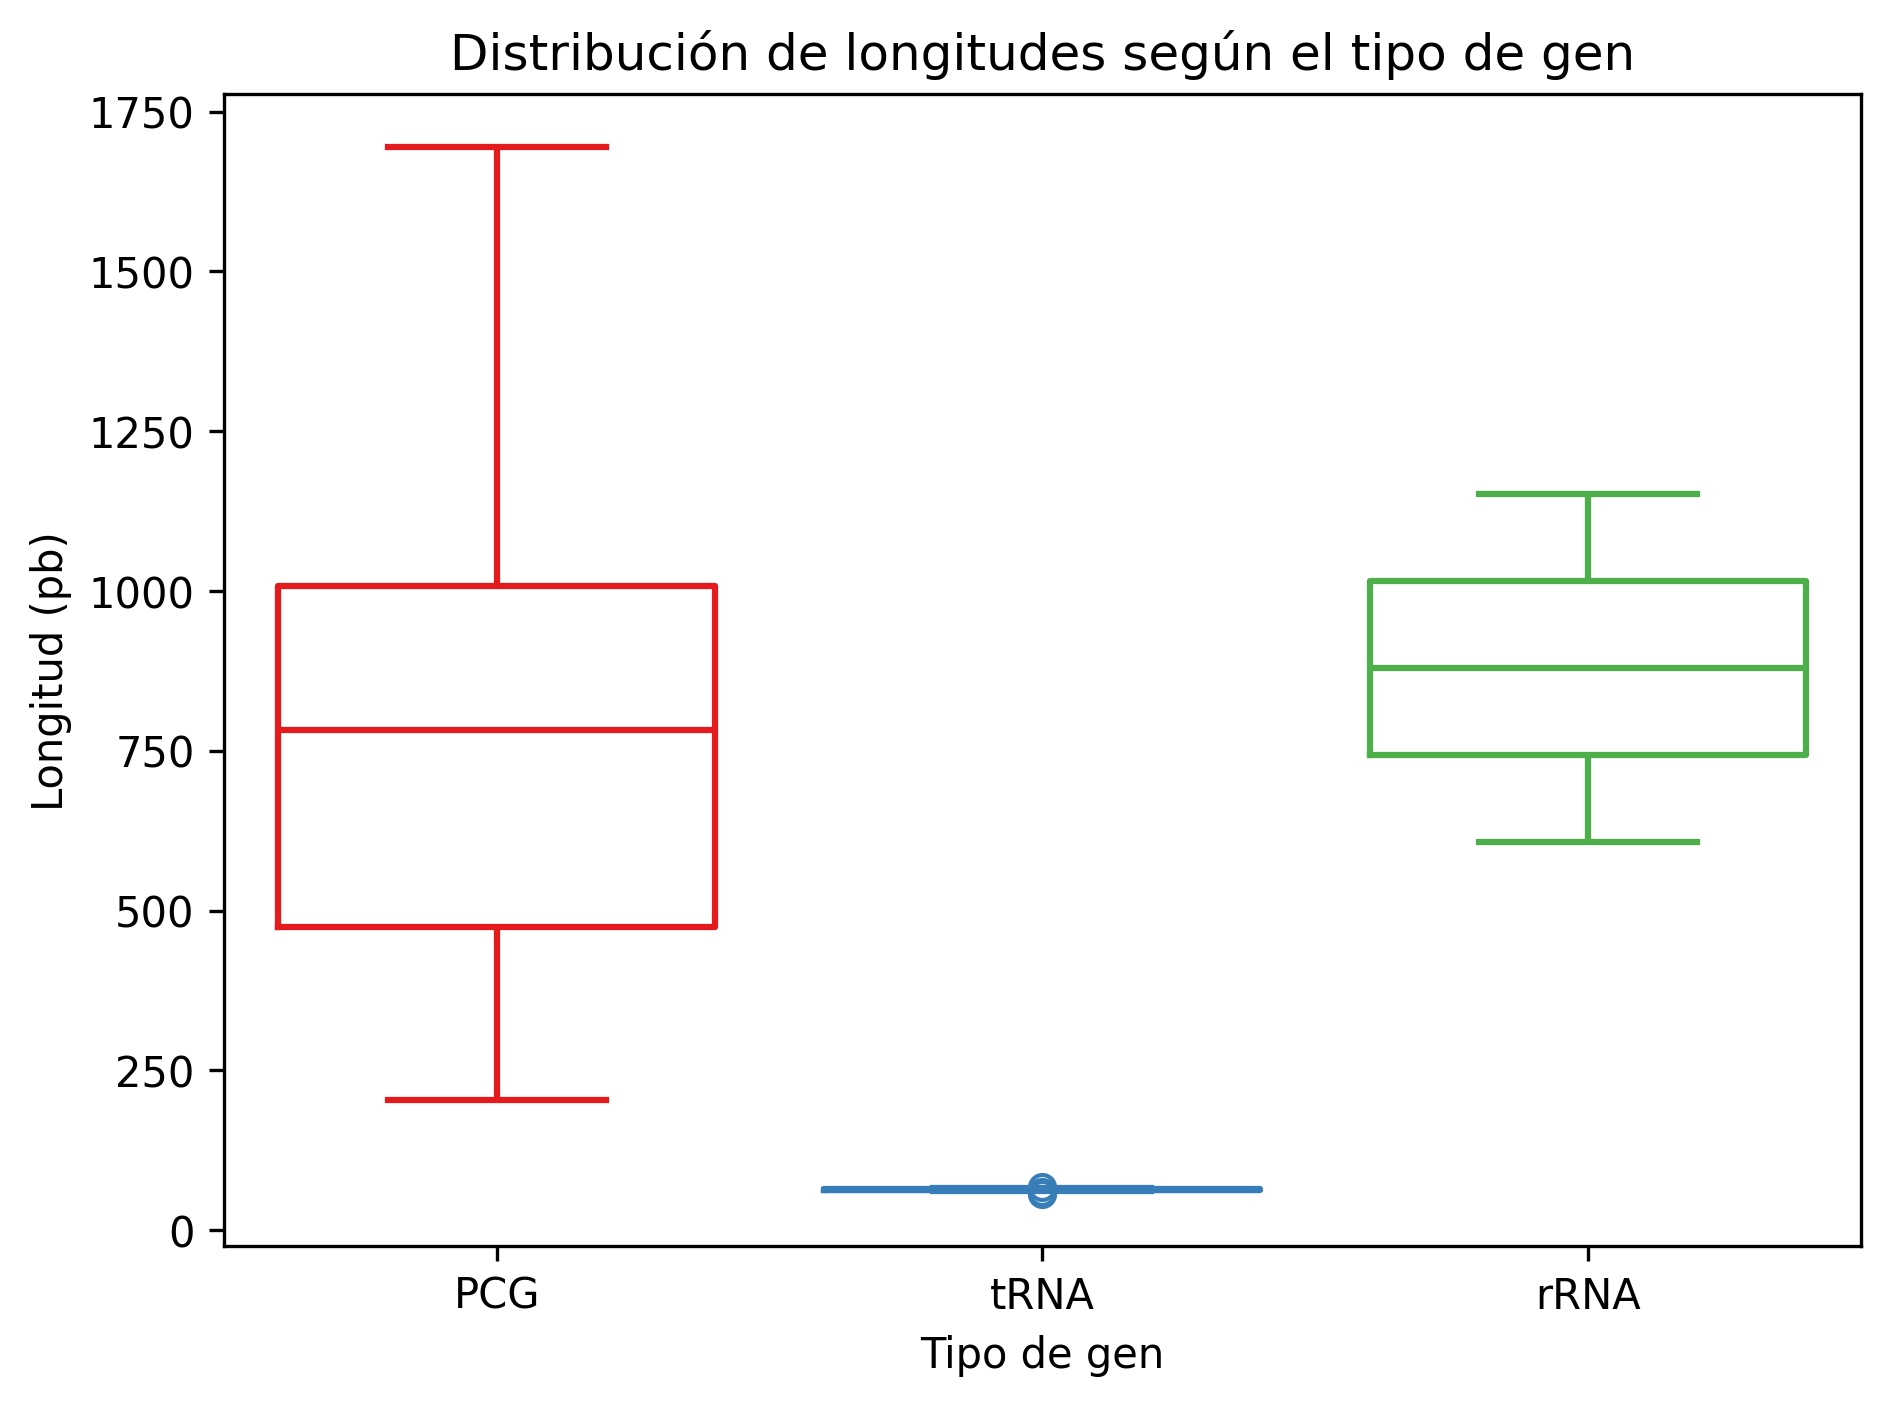

Python code for this plot:
import pandas as pd
import seaborn as sns
import matplotlib.pyplot as plt

df = pd.read_csv('./datos/datosThrips.tsv', sep='\t')

sns.boxplot(data=df,
            x='Gene Type',
            y='Length (bp)',
            hue='Gene Type',
            palette='Set1',
            fill=False)
plt.title('Distribución de longitudes según el tipo de gen')
plt.xlabel('Tipo de gen')
plt.ylabel('Longitud (pb)')
plt.tight_layout()
plt.savefig('boxplot_thrips.png', dpi=300, bbox_inches='tight')
plt.show()